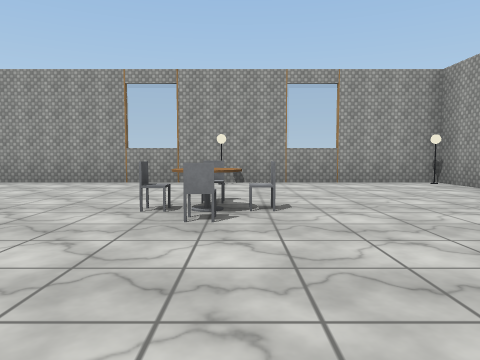
[1] (above)

12 first-person views from a walk through a Webots world. The camera is 1 m above the floor, tilts 4° down and sees 70° across. Doors are drawn as open doorways. The floor is counted in squares, 2 m on a side. Each view is taken from the middle of a square. On the plan, view 1 faces up. The plan holds only what a view shows up to about 9 squares ahead; the rest is blank. Webots' stock objects and surfaces are drawn as simple stand-ins.

[2]
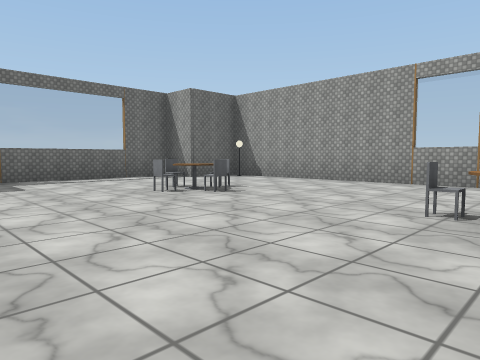

[3]
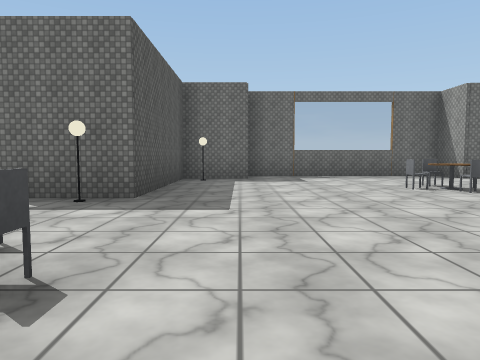

[4]
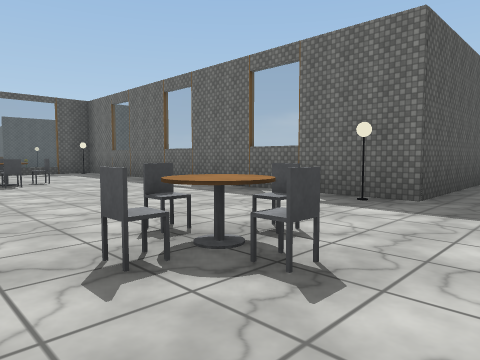

[5]
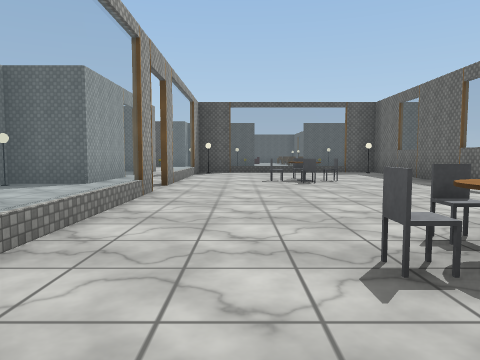

[6]
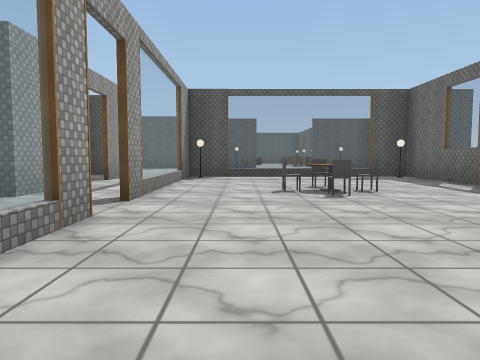

[7]
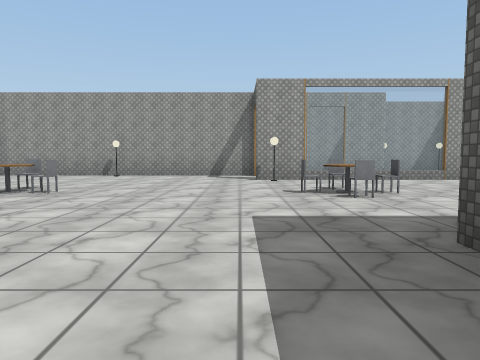

[8]
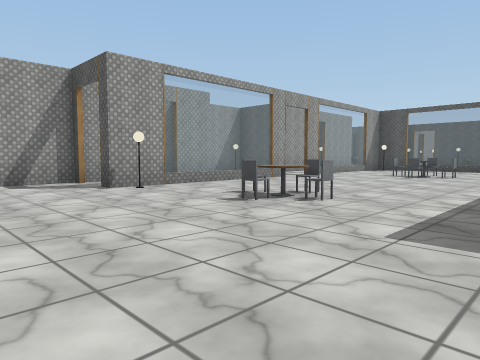

[9]
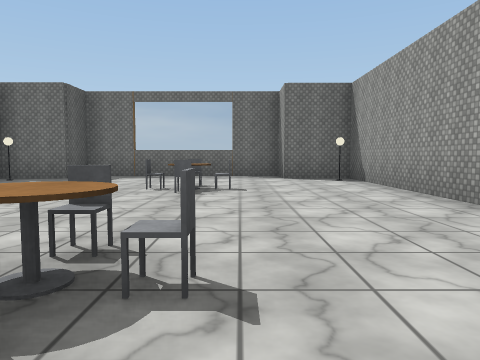

[10]
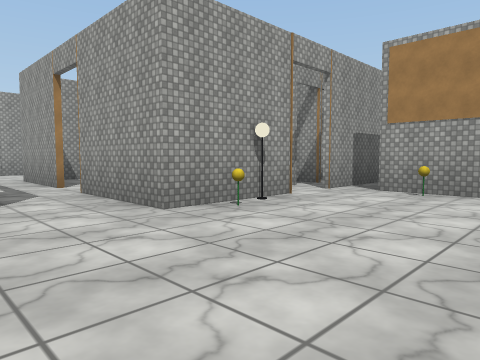

[11]
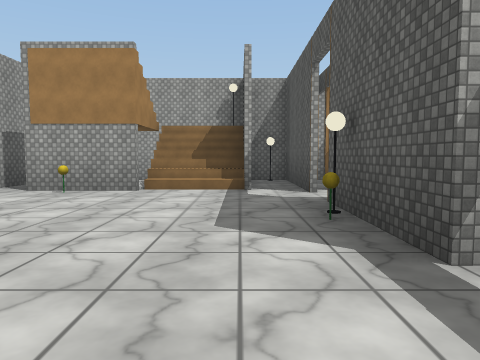

[12]
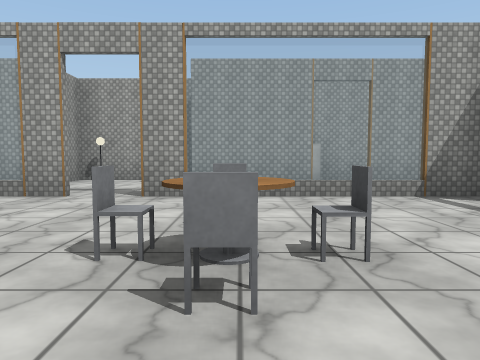

### Floor plan
Points are (right, up) in squares from view 1. A wall is a line through its corners. A room is listed if a view was taken in it or the views show most of it. See-through windows are left out.
Room 1 (views 1, 2, 3, 4, 5, 6, 7, 8, 9, 12)
walls: (3.8, -0.4) (3.8, 6.5) (-6.6, 6.5) (-6.6, 5) (-7.6, 5) (-7.6, 0.2) (-6.6, 0.2) (-6.6, -1.2) (-3, -1.2) (-3, -9.5); (2.2, -4.9) (2.2, -1.4); (2.2, -9.5) (2.2, -5.8); (-2.5, -10.3) (1.5, -10.3)
ways out: open door at (2, -5.5) to room 3; opening at (3, -1) to room 4; open door at (3, 0) to room 4; open door at (4.7, 6.7)
objects: other object (-6, -1); other object (-6, 6); chair (-5, 3); chair (-4, 2); round table (-4, 3); other object (-4, 4); floor lamp (-3, -2); chair (-3, 3); chair (-1, -7); chair (-1, -1); chair (-1, 3); chair (0, -7); chair (0, -6); chair (0, -2); chair (0, -1); chair (0, 3); chair (0, 4); other object (0, 6); floor lamp (2, -1); other object (3, 3); other object (4, 6)
Room 2 (views 10, 11)
walls: (3.5, -16) (4.5, -16); (6.6, -16) (8.5, -16); (6.9, -12.6) (6.9, -11.9); (5.8, -11.2) (3.8, -11.2) (3.8, -9.1); (9.2, -13.4) (9.2, -12.9); (8.6, -11.2) (6.6, -11.2)
ways out: opening at (3, -9) to room 3; open door at (6, -16); open door at (7.5, -11)
objects: other object (-3, -10); other object (2, -10); sunflowers (4, -12); sunflowers (5, -15); floor lamp (5, -11); stairs (7, -15) to (8, -14); other object (7, -13)
Room 3 (no view inside)
walls: (3.8, -8.2) (3.8, -6.2) (4.5, -6.2); (5.2, -5) (5.2, -4.5); (4.4, -3.7) (3.8, -3.7)
ways out: open door at (2, -5.5) to room 1; opening at (3, -9) to room 2; opening at (3, -5) to room 4; open door at (4, -8.5)
Room 4 (no view inside)
walls: (3.8, -1.8) (3.8, -0.5); (3.8, -3.7) (3.8, -2.6)
ways out: opening at (3, -1) to room 1; open door at (3, 0) to room 1; opening at (3, -5) to room 3; open door at (4, -2)

Positions as (right, up) in squares from view 1, and headings:
1: (0, 0), facing up
2: (0, 0), facing up-left
3: (1, 0), facing left
4: (1, 0), facing down-left
5: (1, 0), facing down
6: (1, -2), facing down
7: (-5, 0), facing right
8: (-3, 2), facing down-right
9: (1, 4), facing left
10: (2, -14), facing up-right
11: (2, -15), facing right
12: (-2, -7), facing right
